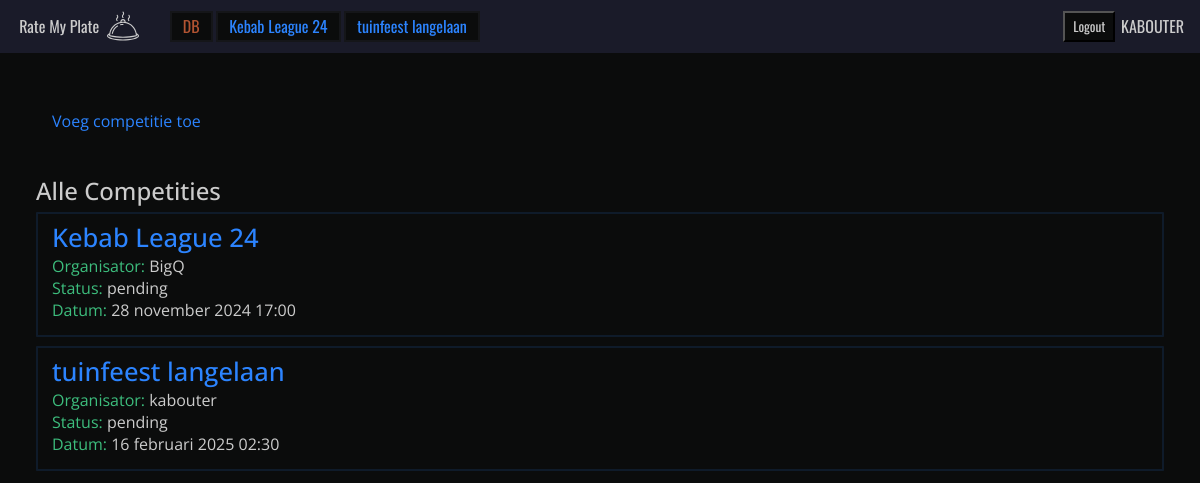
The app's page / (signed in) with its own data.
### competition/models.py (models this page shows, shortened)
class Competition(models.Model):
    name = models.CharField(max_length=100)
    status = models.CharField(blank=True, null=True, max_length=100)
    organiser = models.ForeignKey(Player, on_delete=models.CASCADE)
    date = models.DateTimeField(blank=True, null=True)

class Player(models.Model):
    user = models.OneToOneField(settings.AUTH_USER_MODEL, on_delete=models.CASCADE, primary_key=True)
    name = models.CharField(max_length=100)

### competition/views.py (the view)
# urls.py: path("", views.index, name="index"),
@login_required
def index(request):
    User = get_user_model()
    user_list = User.objects.all()
    player_list = Player.objects.all()
    competition_list = Competition.objects.all()
    satay_list = Satay.objects.all()
    rating_list = Rating.objects.all()
    context = {
        "user_list": user_list,
        "player_list": player_list,
        "competition_list": competition_list,
        "satay_list": satay_list,
        "rating_list": rating_list,
    }
    return render(request, "competition/index.html", context)

### competition/templates/competition/index.html (shortened to what this page needs)
{% extends 'competition/base.html' %}
{% block nav_links_extend %}
    <a href="{% url 'database' %}" class='database'>DB</a>
    {% if competition_list %}
        {% for competition in competition_list %}
            <a href="{% url 'competition' competition.id %}">{{competition.name|truncatewords:5}}</a>
        {% endfor %}
    {% endif %}
{% endblock nav_links_extend %}
{% block content %}
    <section class='new-competition'>
        <a href="{% url 'new_competition' %}">Voeg competitie toe</a>
    </section>
    <section class="index-competition">
        <h2>Alle Competities</h2>
        {% if competition_list %}
            {% for competition in competition_list %}
                <div class="competition">
                    <h2><a href="{% url 'competition' competition.id %}">{{ competition.name }}</a></h2>
                    <div class="{% if request.user == competition.organiser.user %}me{% endif %}"><span class='label'>Organisator: </span>{{ competition.organiser.name }}</div>
                    <div><span class='label'>Status: </span>{{ competition.status }}</div>
                    <div><span class='label'>Datum: </span>{{ competition.date }}</div>
                </div>
            {% endfor %}
        {% else %}
            <p>Geen competities beschikbaar.</p>
        {% endif %}
    </section>
{% endblock content%}

### templates/base.html (shortened to what this page needs)
{% load static %}
<!DOCTYPE html>
<html lang="nl">
<head>
    <link rel="stylesheet" href="{% static 'reset.css' %}">
    <link rel="stylesheet" href="{% static 'base.css' %}">
    <link rel="stylesheet" href="{% static 'header.css' %}">
    {% block head_links %}{% endblock head_links %}
</head>
<body>
    <header>
        <a href="/" class="logo">
            <p>Rate My Plate</p>
            <img src="{% static 'competition/logo.svg' %}" alt="">
        </a>
        <div class="links">
            {% block nav_links %}
            {% endblock nav_links %}
        </div>
        <div class="active_user">
            {% if user.is_authenticated %}
            <form id="logout-form" method="post" action="{% url 'logout' %}">
                <button type="submit" class="btn btn-link">Logout</button>
            </form>
            <p class="username {% if user.is_superuser %}superuser{% endif %}">{{ user.username }}</p>
            {% else %}
                <p>Logged out</p>
                {% comment %} <p><a href="{% url 'login' %}" target="_self">login</a></p> {% endcomment %}
            {% endif %}
        </div>
    </header>
    <main>
        {% block content %}{% endblock content %}
    </main>
</body>
</html>

### static/base.css (style rules this page uses)
:root { --txt-main-clr: #ccc; --bg-clr: #0b0c0c; --link-clr: #2c84ff; --link-sec-clr: hsla(215, 100%, 59%, 0.12); --link-bg-hover: #040404; --th-bg-clr: #090a0a; --th-fk: #5aa85a; --th-pk: #b83285; --alert-succes:#28a745; --alert-info:var(--link-clr); --alert-warning:#ffb92c; --alert-error:#ff2c2c; }
body { background: var(--bg-clr) ; font-family: 'open sans'; color: var(--txt-main-clr); }

### records on screen
Competition: name "Kebab League 24", organiser.name "BigQ", status "pending", date "28 november 2024 17:00"
Competition: name "tuinfeest langelaan", organiser.name "kabouter", status "pending", date "16 februari 2025 02:30"

### other values on screen
{{ user.username }} "KABOUTER"
